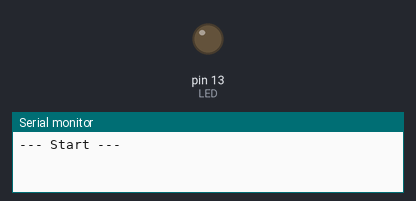
This sketch was run on a simulated Arduino Mega 2560, built with avr-gcc and run on an emulated ATmega2560. Shown: output pins drawn as LEDs (lit = HIGH), the last lines printed to the serial monitor. The modem accepts every AT command (registered, SIM ready, sends succeed) and sends nothing else.

Above: at 1.1 s.
At 12.1 s:
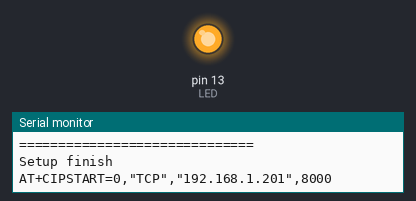
Timing chart, 0 to 13.6 s (numbered marks = the images above):
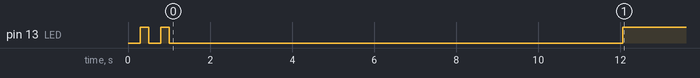

The sketch:

Wi-Fi.ino
```cpp
/*

//no diretorio: python -m SimpleHTTPServer
//no servidor so precisa: index.htm

Arduino Due + ESP 8266 WiFi Module
- As STA to Join AP
- Connect to website as client

Serial (Tx/Rx) communicate to PC via USB
Serial3 (Tx3/Rx3) connect to ESP8266
Tx3 - ESP8266 Rx
Rx3 - ESP8266 Tx
ESP8266 CH_PD Connect to ESP8266 VCC

for firmware:
"v0.9.5.2 AT Firmware"
(http://goo.gl/oRdG3s)
AT version:0.21.0.0
SDK version:0.9.5

*/
#define ESP8266 Serial3    //usar a serial 3 (mas vou renomear ela como ESP8266, porque o modulo vai estar ligado nessa serial (RX3,TX3) do Mega ou do DUE)
String SSID = "julinho"; //tenho um formato de dados string (cadeia de caracteres), estou dizendo que SSID eh julinho
String PASSWORD = "123456789"; //mesma coisa aqui

int LED = 13; //dizendo que quando o programa ler a palavra LED, ele vai entender que eh o valor 13.

boolean FAIL_8266 = false; //eh um tipo de dado booleano, ou seja, eh V ou F

#define BUFFER_SIZE 1024
char buffer[BUFFER_SIZE]; //reserva 1024 bytes da memoria para escrever algo

void setup() {
  pinMode(LED, OUTPUT);   //Estou atrelando esse LED (que eh o pino 13) como uma saida

  digitalWrite(LED, LOW); //escreve no pino 13, um valor baixo (que eh 0)
  delay(300);
  digitalWrite(LED, HIGH); //escreve no pino 13, um valor alto (que eh 1) -pra piscar e mostrar funcionamento
  delay(200);
  digitalWrite(LED, LOW);
  delay(300);
  digitalWrite(LED, HIGH);
  delay(200);
  digitalWrite(LED, LOW);

  do{
    //Serial.begin(9600);
    //ESP8266.begin(9600);
    Serial.begin(19200); //inicia a serial (TX0, RX0)
    ESP8266.begin(19200); //inicia a Serial3 (TX3,RX3) - depois vc pode mudar para os pinos 19,18 de acordo com o Fernando

    //Wait Serial Monitor to start
    while(!Serial);
    Serial.println("--- Start ---");

    ESP8266.println("AT+RST"); //De acordo com https://www.espressif.com/sites/default/files/documentation/4a-esp8266_at_instruction_set_en.pdf (Instrucoes de comando AT para o modulo ESP). O comando AT+RST: ele vai REINICIAR o modulo
    delay(1000);
    if(ESP8266.find("ready")) //a resposta do modulo vai ser estar pronto. o ESP8266.find vai procurar no monitor serial se encontrou a palavra ready (pronto), se encontrou, ele vai imprimir no monitor serial q esta de fato pronto.
    {
      Serial.println("Module is ready");

      ESP8266.println("AT+GMR"); //Vai checar a versao do modulo
      delay(1000);
      clearESP8266SerialBuffer(); //limpa o buffer do modulo.

      ESP8266.println("AT+CWMODE=1"); //Vai configurar o modulo como cliente se deixar =1, como access point se deixar =2, como os dois se deixar =3;
      //ESP8266.println("AT+CWMODE=3");
      delay(2000);

      //Quit existing AP, for demo
      Serial.println("Quit AP"); //Ate esse momento aqui era teste no modulo, e vai sair de qualquer lugar que estiver conectado.
      ESP8266.println("AT+CWQAP"); //Desconecta de qualquer AP
      delay(1000);
      clearESP8266SerialBuffer();

      if(cwJoinAP())   //Essa funcao foi construida la embaixo. SE ele se conectou ao AP com sucesso, ele vai executar esse escopo.
      {
        Serial.println("CWJAP Success");
        FAIL_8266 = false;

        delay(3000);
        clearESP8266SerialBuffer();
        //Get and display my IP
        sendESP8266Cmdln("AT+CIFSR", 1000); //Pegar o endereço IP local
        //Set multi connections
        sendESP8266Cmdln("AT+CIPMUX=1", 1000); //Esse comando eh para permitir multiplas conexoes TCP.
        //sendESP8266Cmdln("AT+CIPMUX=0", 1000); //=0 significa que eh SINGLE (uma conexao), =1 significa que eh MULTIPLAS (conexoes)

        Serial.println("Setup finish");
      }else{ //SENAO conectou com sucesso, ele vai dizer no monitor serial que a conexao falhou
        Serial.println("CWJAP Fail");
        delay(500);
        FAIL_8266 = true;
      }
    }else{ //La emcima estava o IF que dizia SE o modulo estiver pronto, vai executar todo escopo. SENAO ele vai dizer que nao houve resposta.
      Serial.println("Module have no response.");
      delay(500);
      FAIL_8266 = true;
    }
  }while(FAIL_8266);

  digitalWrite(LED, HIGH);

  //set timeout duration ESP8266.readBytesUntil
  ESP8266.setTimeout(1000);
}

//Tudo anteriormente a isso, era configuracao do modulo e conexao ao AP.


void loop(){ //Aqui eh o q o modulo vai ficar executando.
  /*
  AT+CIPSTART=id,"type","addr",port
  id = 0
  type = "TCP"
  addr = "www.example.com"
  port = 80
  */
  String TARGET_ID="0";
  String TARGET_TYPE="TCP";
  String TARGET_ADDR="192.168.1.201"; //esse eh o IP do AP (do roteador)
  String TARGET_PORT="8000";
  //String TARGET_ADDR="www.google.com";
  //String TARGET_PORT="80";

  String cmd="AT+CIPSTART=" + TARGET_ID; //Esse comando AT vai estabelecer uma conexao TCP com o AP (no endereço ="TCP","iot.espressif.cn",8000 )
  cmd += ",\"" + TARGET_TYPE + "\",\"" + TARGET_ADDR + "\"";
  cmd += ","+ TARGET_PORT;

  Serial.println(cmd);
  ESP8266.println(cmd); //Vai mandar pro modulo esse comando cmd, com a sequencia ali de cima no AT+CIPSTART...
  delay(1000);
  //Assume OK
  //display and clear buffer
  clearESP8266SerialBuffer();

  /*
  GET / HTTP/1.1\r\n
  Host: www.example.com:80\r\n\r\n
  */
  String HTTP_RQS = "GET / HTTP/1.1\r\n"; //Esse GET vai enviar uma REQUISICAO pro servidor (Por exemplo, a UID capturada pelo RFID, ele pode ir no lugar do "1.1", dessa forma vai aparecer no terminal do Servidor)
  HTTP_RQS += "Host: " + TARGET_ADDR; //Esse GET tem esse formato (endereço+porta)
  HTTP_RQS += ":" + TARGET_PORT + "\r\n\r\n";

  String cmdSEND_length = "AT+CIPSEND="; //Esse comando AT vai enviar dados.
  cmdSEND_length += TARGET_ID + "," + HTTP_RQS.length() +"\r\n"; //Como que ele vai enviar esses dados: ele vai estabelecer um tamanho de mensagem para ser enviada.

  ESP8266.print(cmdSEND_length);
  Serial.println(cmdSEND_length);

  Serial.println("waiting >");

  if(!ESP8266.available());

  if(ESP8266.find(">")){
    Serial.println("> received"); //Testa se houve sucesso na requisicao do servidor
    ESP8266.println(HTTP_RQS);
    Serial.println(HTTP_RQS);

    boolean OK_FOUND = false;

    //program blocked untill "SEND OK" return
    while(!OK_FOUND){
      if(ESP8266.readBytesUntil('\n', buffer, BUFFER_SIZE)>0){
        Serial.println("...");
        Serial.println(buffer);

        if(strncmp(buffer, "SEND OK", 7)==0){  //Se houve uma transmissao correta, vai aparecer SEND OK
          OK_FOUND = true;
          Serial.println("SEND OK found");
        }else{
          Serial.println("Not SEND OK...");
        }
      }
    }
//
    if (Serial3.find("apelha")) //Se esta palavra estiver em index.htm que esta dentro do diretorio que virou o SERVIDOR, vai aparecer no monitor serial a msg SIM
{
//If the string was found we know the page is up and we turn on the LED status
//light to show the server is ONLINE
Serial.println("sim");
}
else //Se aquela palavra buscada com .find nao estiver em index.htm (e nao apareceu no monitor serial), vai aparecer a msg NAO
{
//If the string was not found then we can assume the server is offline therefore
//we should turn of the light.
Serial.println("não");
}

    if(OK_FOUND){  //Esse escopo ele vai procurar por codigos html para apresentar no monitor serial.

      //Dummy display received data
      //until connection CLOSED, "</HTML>" or "</html>" received
      //only compare beginning of lines
      int i;
      while((i=ESP8266.readBytesUntil('\n', buffer, BUFFER_SIZE-1))>=0){
        buffer[i] = '\0';  //insert terminator
        Serial.println(buffer);

        //have to match with TARGET_ID
        if(strncmp(buffer, "0,CLOSED", 7)==0){
          Serial.println("CLOSED");
          break;
        }
        if(strncmp(buffer, "</HTML>", 7)==0){
          Serial.println("</HTML> found");
          break;
        }
        if(strncmp(buffer, "</html>", 7)==0){
          Serial.println("</html> found");
          break;
        }
      }
    }

  }else{
    Serial.println("> NOT received, something wrong!");
  }

  //Close connection
  String cmdCIPCLOSE = "AT+CIPCLOSE=" + TARGET_ID; //Encerra a conexao
  ESP8266.println(cmdCIPCLOSE);
  Serial.println(cmdCIPCLOSE);

  delay(10000);

}

boolean waitOKfromESP8266(int timeout) //Esse bloco eh uma funcao para avaliar o tempo de resposta do modulo.
{
  do{
    Serial.println("wait OK...");
    delay(1000);
    if(ESP8266.find("OK"))
    {
      return true;
    }

  }while((timeout--)>0);
  return false;
}

//Essa funcao cwJoinAP vai utilizar o comando AT para se conectar ao AP.
boolean cwJoinAP()  //Eh booleano pq vai retornar uma resposta V ou F
{
  String cmd="AT+CWJAP=\"" + SSID + "\",\"" + PASSWORD + "\""; //O comando AT+CWJAP vai conectar a um AP. Mas qual ap? o AP que tiver a SSID julinho e o password 123456789
  ESP8266.println(cmd); //Ele vai enviar pela Serial3, o comando AT para o modulo.
  return waitOKfromESP8266(10);
}

//Send command to ESP8266, assume OK, no error check
//wait some time and display respond
void sendESP8266Cmdln(String cmd, int waitTime) //Essa funcao espera um determinado tempo pra efetuar alguma acao
{
  ESP8266.println(cmd);
  delay(waitTime);
  clearESP8266SerialBuffer();
}

//Basically same as sendESP8266Cmdln()
//But call ESP8266.print() instead of call ESP8266.println()
void sendESP8266Data(String data, int waitTime)
{
  //ESP8266.print(data);
  ESP8266.print(data);
  delay(waitTime);
  clearESP8266SerialBuffer();
}

//Clear and display Serial Buffer for ESP8266
void clearESP8266SerialBuffer()
{
  Serial.println("= clearESP8266SerialBuffer() =");
  while (ESP8266.available() > 0) {
    char a = ESP8266.read();
    Serial.write(a);
  }
  Serial.println("==============================");
}
```
